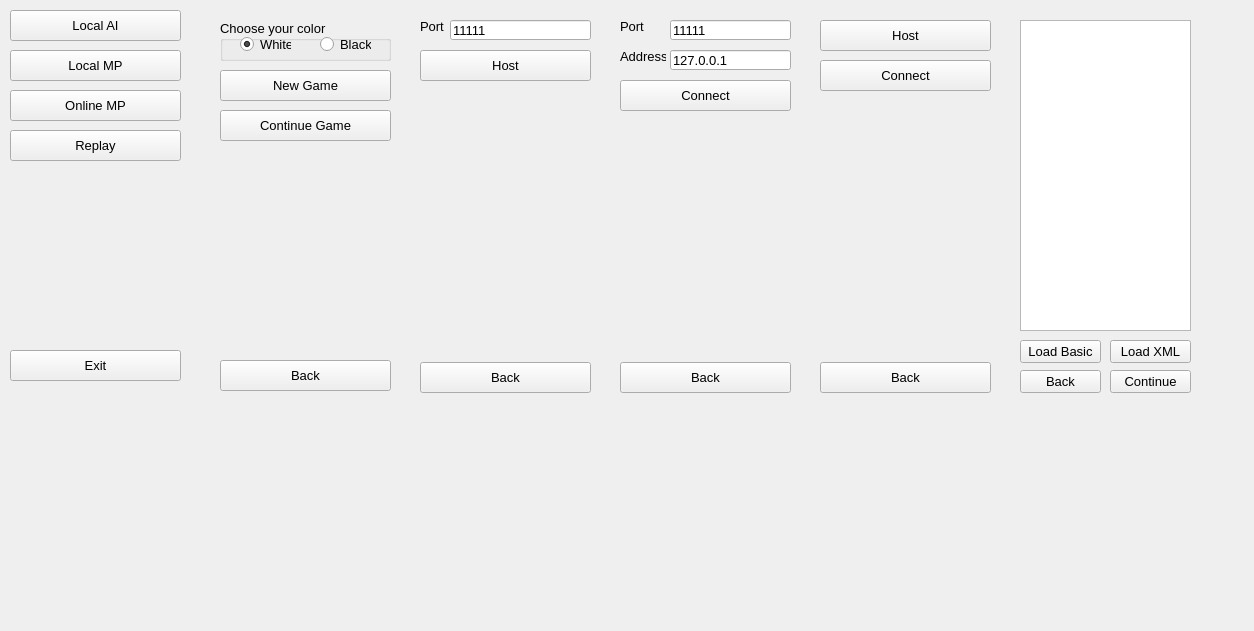
<?xml version="1.0" encoding="UTF-8"?>
<ui version="4.0">
 <class>MainWindow</class>
 <widget class="QMainWindow" name="MainWindow">
  <property name="geometry">
   <rect>
    <x>0</x>
    <y>0</y>
    <width>1254</width>
    <height>631</height>
   </rect>
  </property>
  <property name="windowTitle">
   <string>Dama2013</string>
  </property>
  <widget class="QWidget" name="centralWidget">
   <widget class="QFrame" name="mainMenuFrame">
    <property name="geometry">
     <rect>
      <x>0</x>
      <y>0</y>
      <width>191</width>
      <height>391</height>
     </rect>
    </property>
    <property name="frameShape">
     <enum>QFrame::NoFrame</enum>
    </property>
    <property name="frameShadow">
     <enum>QFrame::Raised</enum>
    </property>
    <widget class="QPushButton" name="btnLocalAI">
     <property name="geometry">
      <rect>
       <x>10</x>
       <y>10</y>
       <width>171</width>
       <height>31</height>
      </rect>
     </property>
     <property name="font">
      <font>
       <family>MS Shell Dlg 2</family>
       <pointsize>10</pointsize>
       <weight>50</weight>
       <bold>false</bold>
      </font>
     </property>
     <property name="text">
      <string>Local AI</string>
     </property>
     <property name="autoDefault">
      <bool>false</bool>
     </property>
     <property name="default">
      <bool>false</bool>
     </property>
     <property name="flat">
      <bool>false</bool>
     </property>
    </widget>
    <widget class="QPushButton" name="btnOnlineMP">
     <property name="geometry">
      <rect>
       <x>10</x>
       <y>90</y>
       <width>171</width>
       <height>31</height>
      </rect>
     </property>
     <property name="font">
      <font>
       <pointsize>10</pointsize>
      </font>
     </property>
     <property name="text">
      <string>Online MP</string>
     </property>
    </widget>
    <widget class="QPushButton" name="btnLocalMP">
     <property name="geometry">
      <rect>
       <x>10</x>
       <y>50</y>
       <width>171</width>
       <height>31</height>
      </rect>
     </property>
     <property name="font">
      <font>
       <pointsize>10</pointsize>
      </font>
     </property>
     <property name="text">
      <string>Local MP</string>
     </property>
    </widget>
    <widget class="QPushButton" name="btnExit">
     <property name="geometry">
      <rect>
       <x>10</x>
       <y>350</y>
       <width>171</width>
       <height>31</height>
      </rect>
     </property>
     <property name="font">
      <font>
       <pointsize>10</pointsize>
      </font>
     </property>
     <property name="text">
      <string>Exit</string>
     </property>
    </widget>
    <widget class="QPushButton" name="btnReplay">
     <property name="geometry">
      <rect>
       <x>10</x>
       <y>130</y>
       <width>171</width>
       <height>31</height>
      </rect>
     </property>
     <property name="font">
      <font>
       <pointsize>10</pointsize>
      </font>
     </property>
     <property name="text">
      <string>Replay</string>
     </property>
    </widget>
   </widget>
   <widget class="QFrame" name="gameTypeFrame">
    <property name="enabled">
     <bool>true</bool>
    </property>
    <property name="geometry">
     <rect>
      <x>210</x>
      <y>10</y>
      <width>191</width>
      <height>391</height>
     </rect>
    </property>
    <property name="frameShape">
     <enum>QFrame::NoFrame</enum>
    </property>
    <property name="frameShadow">
     <enum>QFrame::Raised</enum>
    </property>
    <widget class="QPushButton" name="btnNewGame">
     <property name="geometry">
      <rect>
       <x>10</x>
       <y>60</y>
       <width>171</width>
       <height>31</height>
      </rect>
     </property>
     <property name="font">
      <font>
       <pointsize>10</pointsize>
      </font>
     </property>
     <property name="text">
      <string>New Game</string>
     </property>
    </widget>
    <widget class="QPushButton" name="btnContinueGame">
     <property name="geometry">
      <rect>
       <x>10</x>
       <y>100</y>
       <width>171</width>
       <height>31</height>
      </rect>
     </property>
     <property name="font">
      <font>
       <pointsize>10</pointsize>
      </font>
     </property>
     <property name="text">
      <string>Continue Game</string>
     </property>
    </widget>
    <widget class="QPushButton" name="btnBackGameType">
     <property name="geometry">
      <rect>
       <x>10</x>
       <y>350</y>
       <width>171</width>
       <height>31</height>
      </rect>
     </property>
     <property name="font">
      <font>
       <pointsize>10</pointsize>
      </font>
     </property>
     <property name="text">
      <string>Back</string>
     </property>
    </widget>
    <widget class="QGroupBox" name="groupBox">
     <property name="geometry">
      <rect>
       <x>10</x>
       <y>10</y>
       <width>171</width>
       <height>41</height>
      </rect>
     </property>
     <property name="font">
      <font>
       <pointsize>10</pointsize>
      </font>
     </property>
     <property name="title">
      <string>Choose your color</string>
     </property>
     <widget class="QRadioButton" name="radioButton_2">
      <property name="geometry">
       <rect>
        <x>100</x>
        <y>14</y>
        <width>51</width>
        <height>20</height>
       </rect>
      </property>
      <property name="text">
       <string>Black</string>
      </property>
     </widget>
     <widget class="QRadioButton" name="radioButton">
      <property name="geometry">
       <rect>
        <x>20</x>
        <y>14</y>
        <width>51</width>
        <height>20</height>
       </rect>
      </property>
      <property name="text">
       <string>White</string>
      </property>
      <property name="checked">
       <bool>true</bool>
      </property>
     </widget>
    </widget>
   </widget>
   <widget class="QFrame" name="hostConnectFrame">
    <property name="geometry">
     <rect>
      <x>810</x>
      <y>10</y>
      <width>191</width>
      <height>391</height>
     </rect>
    </property>
    <property name="frameShape">
     <enum>QFrame::NoFrame</enum>
    </property>
    <property name="frameShadow">
     <enum>QFrame::Raised</enum>
    </property>
    <widget class="QPushButton" name="btnHostHostConnect">
     <property name="geometry">
      <rect>
       <x>10</x>
       <y>10</y>
       <width>171</width>
       <height>31</height>
      </rect>
     </property>
     <property name="font">
      <font>
       <pointsize>10</pointsize>
      </font>
     </property>
     <property name="text">
      <string>Host</string>
     </property>
    </widget>
    <widget class="QPushButton" name="btnConnectHostConnect">
     <property name="geometry">
      <rect>
       <x>10</x>
       <y>50</y>
       <width>171</width>
       <height>31</height>
      </rect>
     </property>
     <property name="font">
      <font>
       <pointsize>10</pointsize>
      </font>
     </property>
     <property name="text">
      <string>Connect</string>
     </property>
    </widget>
    <widget class="QPushButton" name="btnBackHostConnect">
     <property name="geometry">
      <rect>
       <x>10</x>
       <y>352</y>
       <width>171</width>
       <height>31</height>
      </rect>
     </property>
     <property name="font">
      <font>
       <pointsize>10</pointsize>
      </font>
     </property>
     <property name="text">
      <string>Back</string>
     </property>
    </widget>
   </widget>
   <widget class="QFrame" name="connectFrame">
    <property name="geometry">
     <rect>
      <x>610</x>
      <y>10</y>
      <width>191</width>
      <height>391</height>
     </rect>
    </property>
    <property name="frameShape">
     <enum>QFrame::NoFrame</enum>
    </property>
    <property name="frameShadow">
     <enum>QFrame::Raised</enum>
    </property>
    <widget class="QPushButton" name="btnConnect">
     <property name="geometry">
      <rect>
       <x>10</x>
       <y>70</y>
       <width>171</width>
       <height>31</height>
      </rect>
     </property>
     <property name="font">
      <font>
       <pointsize>10</pointsize>
      </font>
     </property>
     <property name="text">
      <string>Connect</string>
     </property>
     <property name="flat">
      <bool>false</bool>
     </property>
    </widget>
    <widget class="QPushButton" name="btnConnectBack">
     <property name="geometry">
      <rect>
       <x>10</x>
       <y>352</y>
       <width>171</width>
       <height>31</height>
      </rect>
     </property>
     <property name="font">
      <font>
       <pointsize>10</pointsize>
      </font>
     </property>
     <property name="text">
      <string>Back</string>
     </property>
    </widget>
    <widget class="QLabel" name="labelPortConnect">
     <property name="geometry">
      <rect>
       <x>10</x>
       <y>10</y>
       <width>46</width>
       <height>13</height>
      </rect>
     </property>
     <property name="font">
      <font>
       <pointsize>10</pointsize>
      </font>
     </property>
     <property name="text">
      <string>Port</string>
     </property>
    </widget>
    <widget class="QLabel" name="labelAddrConnect">
     <property name="geometry">
      <rect>
       <x>10</x>
       <y>40</y>
       <width>46</width>
       <height>13</height>
      </rect>
     </property>
     <property name="font">
      <font>
       <pointsize>10</pointsize>
      </font>
     </property>
     <property name="text">
      <string>Address</string>
     </property>
    </widget>
    <widget class="QLineEdit" name="editPortConnect">
     <property name="geometry">
      <rect>
       <x>60</x>
       <y>10</y>
       <width>121</width>
       <height>20</height>
      </rect>
     </property>
     <property name="font">
      <font>
       <pointsize>10</pointsize>
      </font>
     </property>
     <property name="text">
      <string>11111</string>
     </property>
    </widget>
    <widget class="QLineEdit" name="editAddrConnect">
     <property name="geometry">
      <rect>
       <x>60</x>
       <y>40</y>
       <width>121</width>
       <height>20</height>
      </rect>
     </property>
     <property name="font">
      <font>
       <pointsize>10</pointsize>
      </font>
     </property>
     <property name="text">
      <string>127.0.0.1</string>
     </property>
    </widget>
   </widget>
   <widget class="QFrame" name="hostFrame">
    <property name="geometry">
     <rect>
      <x>410</x>
      <y>10</y>
      <width>191</width>
      <height>391</height>
     </rect>
    </property>
    <property name="frameShape">
     <enum>QFrame::NoFrame</enum>
    </property>
    <property name="frameShadow">
     <enum>QFrame::Raised</enum>
    </property>
    <widget class="QLabel" name="labelPortHost">
     <property name="geometry">
      <rect>
       <x>10</x>
       <y>10</y>
       <width>46</width>
       <height>13</height>
      </rect>
     </property>
     <property name="font">
      <font>
       <pointsize>10</pointsize>
      </font>
     </property>
     <property name="text">
      <string>Port</string>
     </property>
    </widget>
    <widget class="QLineEdit" name="editPortHost">
     <property name="geometry">
      <rect>
       <x>40</x>
       <y>10</y>
       <width>141</width>
       <height>20</height>
      </rect>
     </property>
     <property name="font">
      <font>
       <pointsize>10</pointsize>
      </font>
     </property>
     <property name="text">
      <string>11111</string>
     </property>
    </widget>
    <widget class="QPushButton" name="btnHost">
     <property name="geometry">
      <rect>
       <x>10</x>
       <y>40</y>
       <width>171</width>
       <height>31</height>
      </rect>
     </property>
     <property name="font">
      <font>
       <pointsize>10</pointsize>
      </font>
     </property>
     <property name="text">
      <string>Host</string>
     </property>
    </widget>
    <widget class="QPushButton" name="btnBackHost">
     <property name="geometry">
      <rect>
       <x>10</x>
       <y>352</y>
       <width>171</width>
       <height>31</height>
      </rect>
     </property>
     <property name="font">
      <font>
       <pointsize>10</pointsize>
      </font>
     </property>
     <property name="text">
      <string>Back</string>
     </property>
    </widget>
   </widget>
   <widget class="QFrame" name="loadFrame">
    <property name="geometry">
     <rect>
      <x>1010</x>
      <y>10</y>
      <width>191</width>
      <height>391</height>
     </rect>
    </property>
    <property name="frameShape">
     <enum>QFrame::NoFrame</enum>
    </property>
    <property name="frameShadow">
     <enum>QFrame::Raised</enum>
    </property>
    <widget class="QTextEdit" name="textEditLoad">
     <property name="geometry">
      <rect>
       <x>10</x>
       <y>10</y>
       <width>171</width>
       <height>311</height>
      </rect>
     </property>
     <property name="html">
      <string>&lt;!DOCTYPE HTML PUBLIC &quot;-//W3C//DTD HTML 4.0//EN&quot; &quot;http://www.w3.org/TR/REC-html40/strict.dtd&quot;&gt;
&lt;html&gt;&lt;head&gt;&lt;meta name=&quot;qrichtext&quot; content=&quot;1&quot; /&gt;&lt;style type=&quot;text/css&quot;&gt;
p, li { white-space: pre-wrap; }
&lt;/style&gt;&lt;/head&gt;&lt;body style=&quot; font-family:'MS Shell Dlg 2'; font-size:8.25pt; font-weight:400; font-style:normal;&quot;&gt;
&lt;p style=&quot;-qt-paragraph-type:empty; margin-top:0px; margin-bottom:0px; margin-left:0px; margin-right:0px; -qt-block-indent:0; text-indent:0px; font-size:8pt;&quot;&gt;&lt;/p&gt;&lt;/body&gt;&lt;/html&gt;</string>
     </property>
    </widget>
    <widget class="QPushButton" name="btnLoadBasic">
     <property name="geometry">
      <rect>
       <x>10</x>
       <y>330</y>
       <width>81</width>
       <height>23</height>
      </rect>
     </property>
     <property name="font">
      <font>
       <pointsize>10</pointsize>
      </font>
     </property>
     <property name="text">
      <string>Load Basic</string>
     </property>
    </widget>
    <widget class="QPushButton" name="btnLoadXML">
     <property name="geometry">
      <rect>
       <x>100</x>
       <y>330</y>
       <width>81</width>
       <height>23</height>
      </rect>
     </property>
     <property name="font">
      <font>
       <pointsize>10</pointsize>
      </font>
     </property>
     <property name="text">
      <string>Load XML</string>
     </property>
    </widget>
    <widget class="QPushButton" name="btnLoadContinue">
     <property name="geometry">
      <rect>
       <x>100</x>
       <y>360</y>
       <width>81</width>
       <height>23</height>
      </rect>
     </property>
     <property name="font">
      <font>
       <pointsize>10</pointsize>
      </font>
     </property>
     <property name="text">
      <string>Continue</string>
     </property>
    </widget>
    <widget class="QPushButton" name="btnLoadBack">
     <property name="geometry">
      <rect>
       <x>10</x>
       <y>360</y>
       <width>81</width>
       <height>23</height>
      </rect>
     </property>
     <property name="font">
      <font>
       <pointsize>10</pointsize>
      </font>
     </property>
     <property name="text">
      <string>Back</string>
     </property>
    </widget>
   </widget>
  </widget>
  <widget class="QStatusBar" name="statusBar">
   <property name="sizeGripEnabled">
    <bool>false</bool>
   </property>
  </widget>
 </widget>
 <layoutdefault spacing="6" margin="11"/>
 <resources/>
 <connections/>
</ui>
